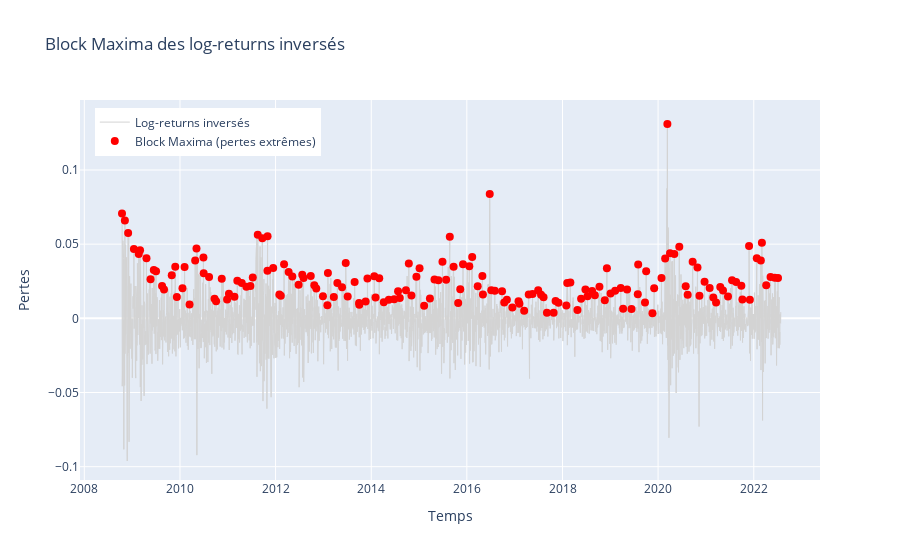

Here is the notebook cell this chart was saved with:
### Markdown cell above
Nous affichons cette nouvelle série sur un graphique :

### Code cell
def plot_block_maxima(df, block_maxima):
    """
    Affiche un graphique des log-returns négatifs avec les block maxima.

    Args:
        df (pd.DataFrame): DataFrame contenant les log-returns.
        block_maxima (pd.Series): Série des maxima par bloc temporel.

    Returns:
        go.Figure: Un graphique Plotly.
    """
    fig = go.Figure()

    # Tracer la série des log-returns négatifs (en gris pour le contexte)
    fig.add_trace(go.Scatter(
        x=df.index, y=-df['log_returns'], mode='lines', name='Log-returns inversés', line=dict(color='lightgray', width=1)
    ))

    # Tracer les block maxima en points rouges
    fig.add_trace(go.Scatter(
        x=block_maxima.index, y=block_maxima, mode='markers', name='Block Maxima (pertes extrêmes)', marker=dict(color='red', size=8)
    ))

    # Ajouter titres et légendes
    fig.update_layout(
        title="Block Maxima des log-returns inversés",
        xaxis_title="Temps",
        yaxis_title="Pertes",
        legend=dict(x=0.02, y=0.98),
        xaxis=dict(showgrid=True),  # Activer la grille pour l'axe X
        yaxis=dict(showgrid=True)   # Activer la grille pour l'axe Y
    )

    return fig

def main():
    # Charger les données
    df = telecharger_donnees("^FCHI", "1992-01-01")

    # Découpage en train/test
    df_train, df_test = split_train_test(df, "2008-10-15", "2022-07-26", "2022-07-27", "2024-06-11")

    # Calculer les maxima par bloc
    block_maxima = compute_block_maxima(df_train,"M")

    # Créer le graphique avec la nouvelle fonction
    fig = plot_block_maxima(df_train, block_maxima)

    # Afficher le graphique avec plotly
    fig.show()

if __name__ == "__main__":
    main()

### Figure 1 — Plotly figure (JSON) as saved in the notebook; plotly's stock layout.template omitted (floating-point values rounded to 4 significant figures; data arrays with more than 128 entries replaced by an {"elided": "..."} marker saying what was removed)
{"data": [{"line": {"color": "lightgray", "width": 1}, "mode": "lines", "name": "Log-returns inversés", "type": "scatter", "x": {"elided": "3523 str values"}, "y": {"elided": "3523 float values"}}, {"marker": {"color": "red", "size": 8}, "mode": "markers", "name": "Block Maxima (pertes extrêmes)", "type": "scatter", "x": {"elided": "166 str values"}, "y": {"elided": "166 float values"}}], "layout": {"legend": {"x": 0.02, "y": 0.98}, "title": {"text": "Block Maxima des log-returns inversés"}, "xaxis": {"showgrid": true, "title": {"text": "Temps"}}, "yaxis": {"showgrid": true, "title": {"text": "Pertes"}}}}
